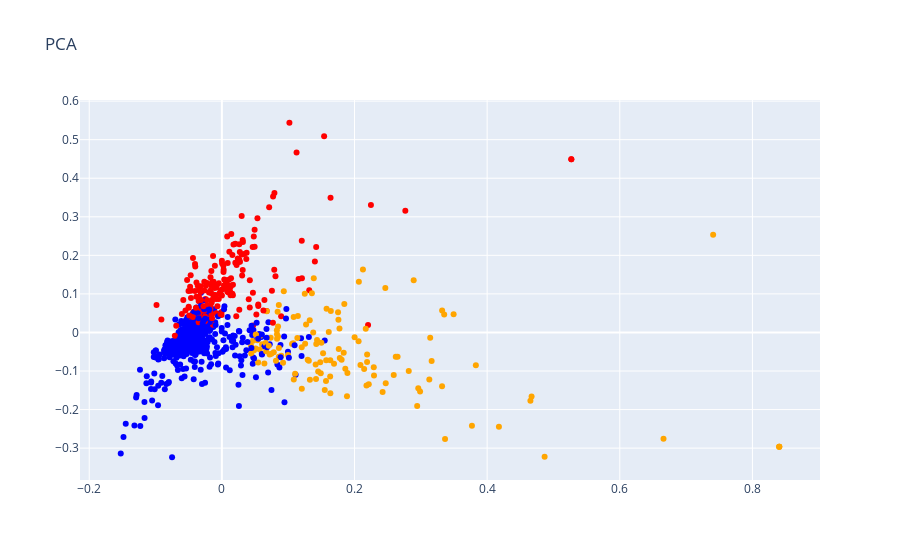

Here is the notebook cell this chart was saved with:
### Code cell
trace = go.Scatter(x=result['X'].values,
                   y=result['Y'].values,
                   text=result['texto'].values,
                   mode='markers',
                   marker=dict(color=result['colores'].values)) 

layout = go.Layout(title="PCA")

fig = go.Figure(data=trace, layout=layout)
iplot(fig)

### Figure 1 — Plotly figure (JSON) as saved in the notebook; plotly's stock layout.template omitted (floating-point values rounded to 4 significant figures; data arrays with more than 128 entries replaced by an {"elided": "..."} marker saying what was removed)
{"data": [{"marker": {"color": {"elided": "1000 str values"}}, "mode": "markers", "text": {"elided": "1000 str values"}, "type": "scatter", "x": {"elided": "1000 float values"}, "y": {"elided": "1000 float values"}}], "layout": {"title": {"text": "PCA"}}}
